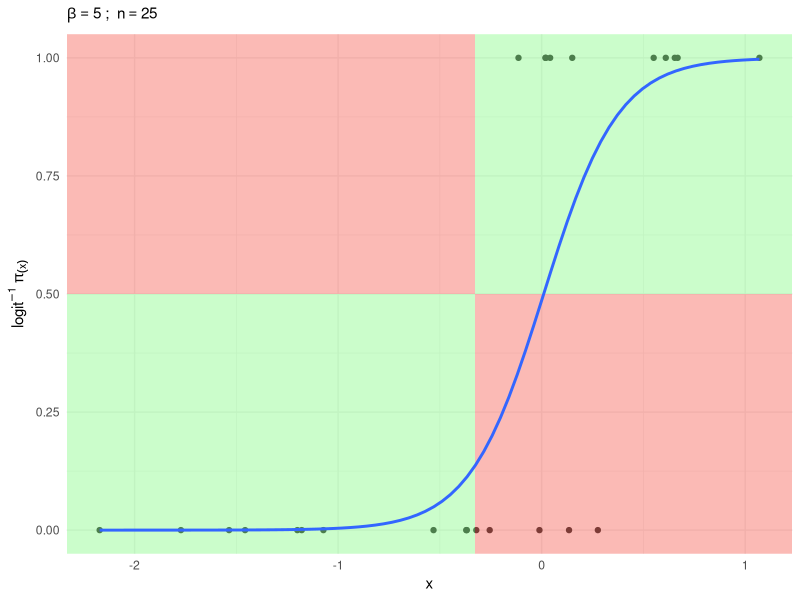
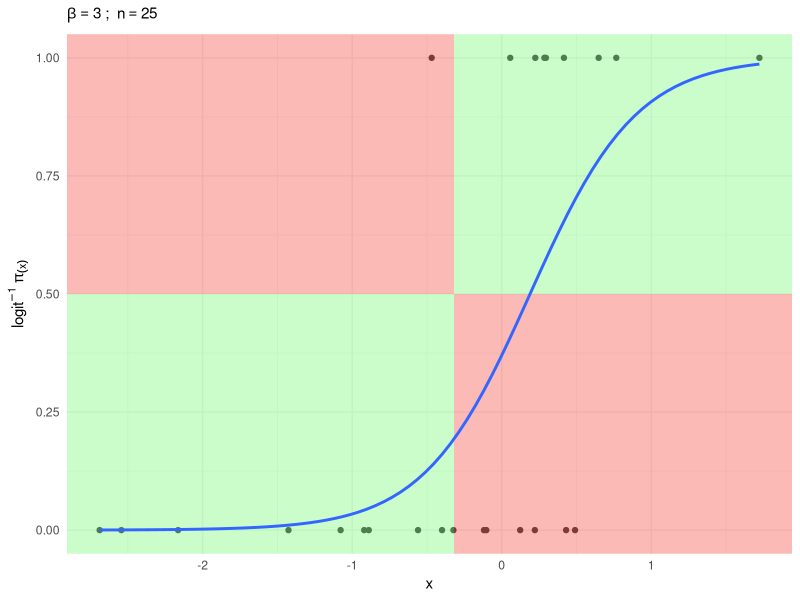
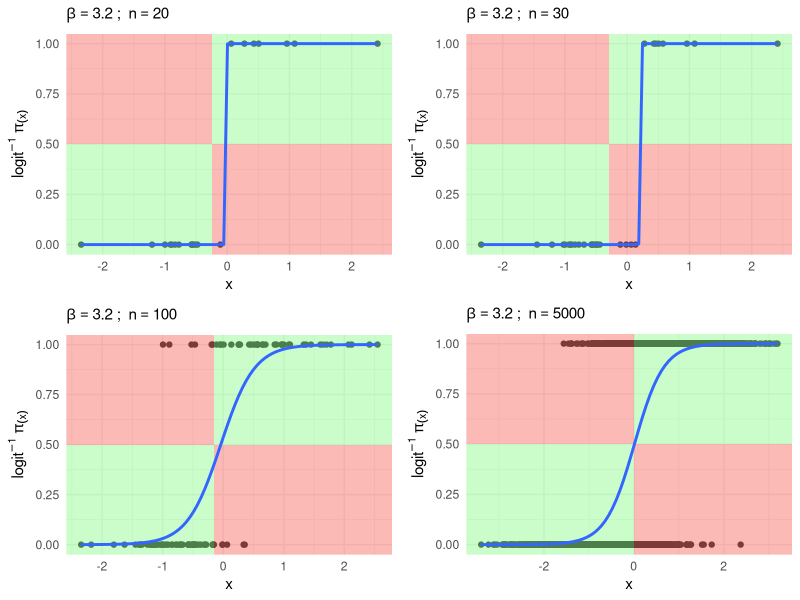
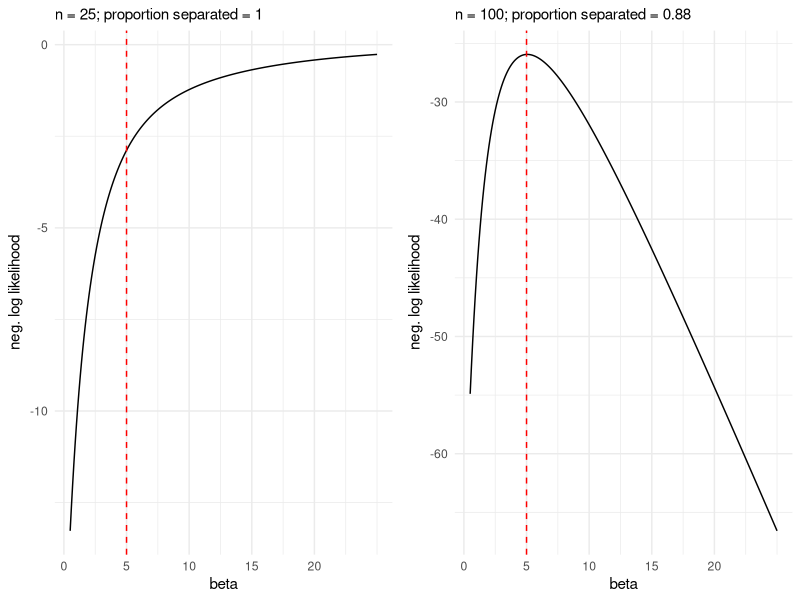

Recreate these plots in R, in order.
## ---- chunk 1
knitr::opts_chunk$set(fig.retina=2)
## ---- chunk 2
### packages
packs <- c("tidyverse", "furrr", "hrbrthemes")
for (pack in packs) {
  
  if (pack %in% installed.packages()){
    
    require(pack, character.only = TRUE)
    
  } else {
    
    install.packages(pack)
    require(pack, character.only = TRUE)
    
  }
}
## turn off scientific notation
options(scipen=999)
## plot settings: default
theme_set(theme_minimal())
## ---- chunk 3
### function for generating logistic regression data
logistic_sim <- function(n = 100, beta = 0.5, seed = NULL){
  
  ####################################################################################################################
  ### simulate population data for a logistic regression y|x ~ logit^{-1} \pi(x)
  # model details:
      # y|x ~ Binomial(1, \pi) \\
      # \pi = logit^{-1} \pi = \frac{exp(\alpha + \beta X)}{1 + exp(\alpha + \beta X)} \\
      # X ~ N(0,1) \\
      # \alpha = 0
  # n: int; size of the population data to simulate. 
  # beta: numerical; true beta parameter value used to generate the population data, i.e. \pi for y ~ Binomial(1, \pi)
  # seed: int; random seed user defined
  #####################################################################################################################
  
    ### simulate population data
  if (length(seed) == 0) {
    
    random_seed <- sample(.Random.seed, 1) 
    
  } else {
    
    random_seed <- seed
    
  }
  alpha <- 0 # centered data
  df <- tibble(x = rnorm(n, 0, 1)) %>%
    mutate(pi = plogis((alpha + beta * x)), 
           y = rbinom(n, 1, prob = pi),
           random_seed = random_seed)
  
  return(df)
}

## ---- chunk 4
make_separation_plot <- function(n = 100, beta = 0.5, seed = 1234) {
  
  df <- logistic_sim(n = n, beta = beta, seed = seed)
  
  p <- df %>%
    ggplot(aes(x = x, y = y)) + 
    geom_point() +
    annotate("rect", xmin = -Inf, xmax = mean(df$x), ymin = -Inf, ymax = .5, fill = "palegreen", alpha = 0.5) +
    annotate("rect", xmin = mean(df$x), xmax = Inf, ymin = -Inf, ymax = .5, fill = "#F8766D", alpha = 0.5)  +
    annotate("rect", xmin = -Inf, xmax = mean(df$x), ymin = Inf, ymax = .5, fill = "#F8766D", alpha = 0.5) +
    annotate("rect", xmin = mean(df$x), xmax = Inf, ymin = Inf, ymax = .5, fill = "palegreen", alpha = 0.5) +
    stat_smooth(method = "glm", 
                method.args = list(family = "binomial"),
                se = FALSE) +
    labs(subtitle = bquote(beta == .(beta) ~ "; " ~ n == .(n)),
         y = bquote(logit^-1 ~pi[(x)]))
  
  return(p) 
}

p <- make_separation_plot(n = 25, beta = 5, seed = 123)
p
## ---- chunk 5
p <- make_separation_plot(n = 25, beta = 3, seed = 123)
p
## ---- chunk 6
logistic_sim <- function(n = 100, beta = 0.5, seed = 1234){
  
  set.seed(seed)
  alpha <- 0 # centered data
  df <- tibble(x = rnorm(n, 0, 1)) %>%
    mutate(pi = plogis((alpha + beta * x)), ## P(Y = 1| X) = logit^-1 \pi_i = \frac{exp(\alpha + x * \beta)}{1 + exp(\alpha + x * \beta)}
           y = rbinom(n, 1, prob = pi))
  
  return(df)
}

n <- c(20, 30, 100, 5000)
plots <- map(n, ~make_separation_plot(n = .x, beta = 3.2, seed = 1234))
cowplot::plot_grid(plotlist = plots)


## ---- chunk 7
plot_compare_likelihoods_n <- function (beta, n, up_to = 20){
  
  ## Define the negative log likelihood function
  logl <- function(beta,x,y){
    y <- y
    x <- as.matrix(x)
    loglik <- sum(-y*log(1 + exp(-(x%*%beta))) - (1-y)*log(1 + exp(x%*%beta)))
    ## turn to df
    out <- tibble(loglikelihood = loglik,
             x = x,
             beta = beta,
             y = y) %>%
      mutate(overlap = if_else((x * beta > 0 & y == 1) | (x * beta < 0 & y == 0), 1, 0))
    return(out)
  }
  
  plot_list <- list()
  for (i in 1:length(n)) {
    b <- beta
    s <- n[i]
    print(b)
    ## generate the data given the beta
    d <- logistic_sim(beta = b, n = s, seed = 123)
    ## copute the log likelihood and make the plit
    df <-  map_df(seq(from = 0.5, to = b + up_to, by = 0.1), ~ logl(x = d$x, y = d$y, beta = .x)) 
    p <- df %>%
      ggplot(aes(beta, loglikelihood)) + 
      geom_line() + 
      geom_vline(xintercept = b, color = "red", linetype = "dashed") +
      scale_x_continuous(breaks = seq(from = 0, to = up_to, by = 5)) + 
      labs(y = "neg. log likelihood",subtitle = paste0("n = ", s, "; proportion separated = ", sum(df$overlap)/nrow(df)))
    
    plot_list[[i]] <- p
    
  }
  
  return(plot_list)
  
}
cowplot::plot_grid(plotlist = plot_compare_likelihoods_n(beta = 5, n = c(25, 100)))

